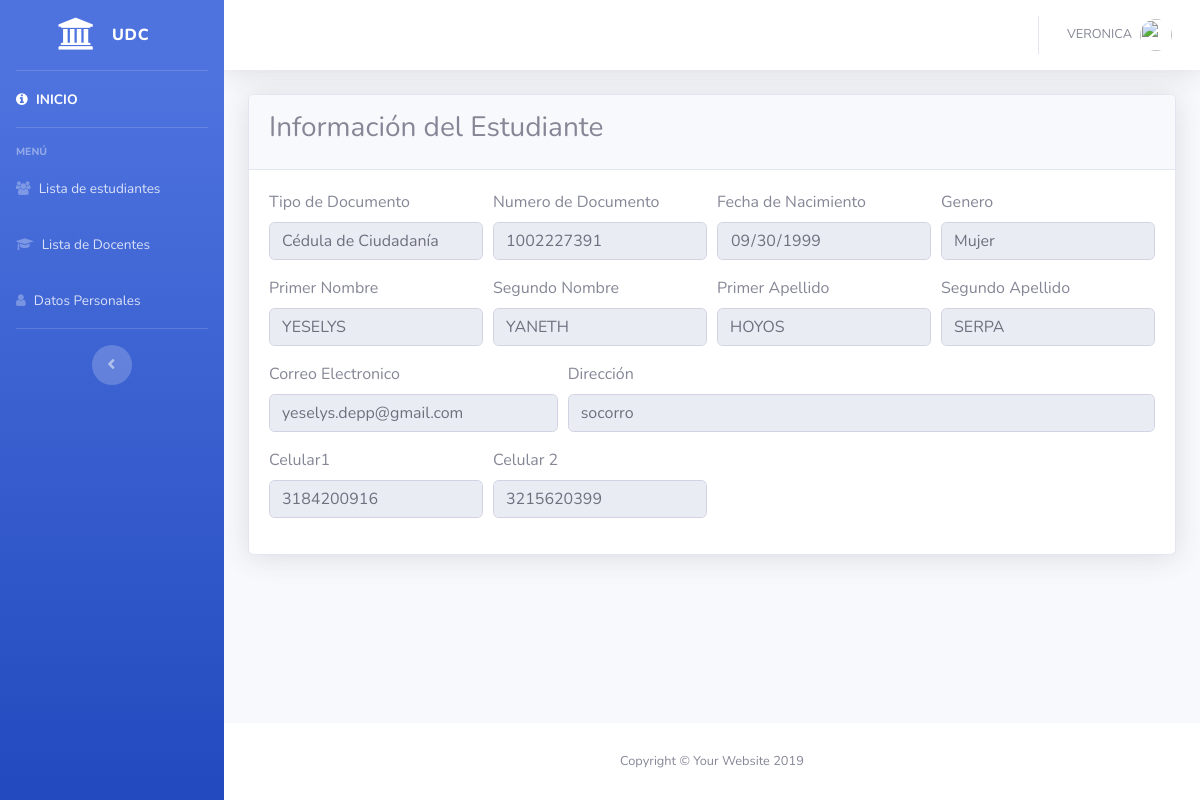
Page /ver2.php?numerodedocumento=1002227391 (signed in) on the committed database.
### tables this page shows
CREATE TABLE `docentes` (
  `id` int(11) NOT NULL,
  `nivel` int(1) NOT NULL DEFAULT 2,
  `tipodedocumento_id` varchar(30) NOT NULL,
  `numerodedocumento` int(30) NOT NULL,
  `primernombre` varchar(40) NOT NULL,
  `segundonombre` varchar(40) NOT NULL,
  `primerapellido` varchar(40) NOT NULL,
  `segundoapellido` varchar(40) NOT NULL,
  `fechadenacimiento` date NOT NULL,
  `genero_id` varchar(30) NOT NULL,
  `direccion` varchar(120) NOT NULL,
  `email` varchar(120) NOT NULL,
  `password` blob NOT NULL,
  `celular1` varchar(20) NOT NULL,
  `celular2` varchar(20) NOT NULL
);

### ver2.php (the view, shortened to what this page needs)
<?php
  $numerodedocumento = $_REQUEST['numerodedocumento'];
 if (isset($_SESSION['numerodedocumento'])) {
  $hostt = "localhost";
  $user = "root";
  $password = "";
  $dbname   = "proyectoudc";
  try { $conn= new PDO ("mysql:host=$hostt;dbname=$dbname",$user,$password);
        $sen = $conn->prepare("SELECT * FROM   docentes  WHERE docentes.numerodedocumento= $numerodedocumento " );
        $sen->execute(array($_SESSION['numerodedocumento']));
        $row =$sen->fetch(PDO::FETCH_OBJ);
     }catch(PDOException $th) {
      echo $th->getMessage(); }
?>
<!DOCTYPE html>
<html lang="en">
<head>
  <link href="vendor/fontawesome-free/css/all.min.css" rel="stylesheet" type="text/css">
  <link href="vendor/datatables/dataTables.bootstrap4.min.css" rel="stylesheet">
  <link href="css/sb-admin-2.min.css" rel="stylesheet">
  <link rel="stylesheet" type="text/css" href="awesome/css/font-awesome.min.css">
</head>
<body id="page-top">
  <div id="wrapper">
    <ul class="navbar-nav bg-gradient-primary sidebar sidebar-dark accordion" id="accordionSidebar">
      <a class="sidebar-brand d-flex align-items-center justify-content-center" href="index.php">
        <div class="sidebar-brand-icon">
          <i class="fa fa-university fa-lg"></i>
        </div>
        <div class="sidebar-brand-text mx-3">udc</div>
      </a>
      <hr class="sidebar-divider my-0">
      <li class="nav-item active">
        <a class="nav-link" href="index.php">
          <i class="fa fa-info-circle"></i>
          <span>INICIO</span>
        </a>
      </li>
      <hr class="sidebar-divider">
      <div class="sidebar-heading">
        Menú
      </div>
        <li class="nav-item">
          <a class="nav-link" href="listaestudiante.php">
            <i class="fa fa-users"></i>
            <span>Lista de estudiantes</span></a>
        </li>
          <li class="nav-item">
            <a class="nav-link" href="listadocente.php">
            <i class="fa fa-graduation-cap"></i>
            <span>Lista de Docentes</span></a>
          </li>
          <li class="nav-item">
            <a class="nav-link" href="datosadmin.php">
            <i class="fa fa-user"></i>
            <span>Datos Personales</span></a>
          </li>
      <hr class="sidebar-divider d-none d-md-block">
      <div class="text-center d-none d-md-inline">
        <button class="rounded-circle border-0" id="sidebarToggle"></button>
      </div>
    </ul>
    <div id="content-wrapper" class="d-flex flex-column">
      <div id="content">
        <nav class="navbar navbar-expand navbar-light bg-white topbar mb-4 static-top shadow">
          <ul class="navbar-nav ml-auto">
            <li class="nav-item dropdown no-arrow">
              <a class="nav-link dropdown-toggle" href="#" id="userDropdown" role="button" data-toggle="dropdown" aria-haspopup="true" aria-expanded="false">
                <span class="mr-2 d-none d-lg-inline text-gray-600 small"><?=$_SESSION['nombre']?></span>
                <img class="img-profile rounded-circle" src="https://source.unsplash.com/QAB-WJcbgJk/60x60">
              </a>
            </li>
          </ul>
        </nav>
        <div class="container-fluid">
          <div class="card shadow mb-4">
            <div class="card-header py-3">
              <h3>Información del Estudiante</h3>
            </div>
            <div class="card-body">
              <form action="" method="get">
                <div class="form-row">
                  <div class="col-md-3 mb-3">
                    <label for="tipodedocumento_id">Tipo de Documento</label>
                    <input type="text" class="form-control" id="tipodedocumento_id" name="tipodedocumento_id" value="<?=$row->tipodedocumento_id?>" readonly>
                  </div>
                  <div class="col-md-3 mb-3">
                    <label for="numerodedocumento">Numero de Documento</label>
                    <input type="number" class="form-control" id="numerodedocumento" name="numerodedocumento" value="<?=$row->numerodedocumento?>" readonly>
                  </div>
                  <div class="col-md-3 mb-3">
                    <label for="fechadenacimiento">Fecha de Nacimiento</label>
                    <input type="date" class="form-control" id="fechadenacimiento" name="fechadenacimiento" value="<?=$row->fechadenacimiento?>" readonly>
                  </div>
                  <div class="col-md-3 mb-3">
                    <label for="genero_id">Genero</label>
                    <input type="text" class="form-control" id="genero_id" name="genero_id" value="<?=$row->genero_id?>" readonly>
                  </div>
                </div>
                <div class="form-row">
                  <div class="col-md-3 mb-3">
                    <label for="primernombre">Primer Nombre</label>
                    <input type="text" class="form-control" id="primernombre" name="primernombre" value="<?=$row->primernombre?>" readonly>
                  </div>
                  <div class="col-md-3 mb-3">
                    <label for="segundonombre">Segundo Nombre</label>
                    <input type="text" class="form-control" id="segundonombre" name="segundonombre" value="<?=$row->segundonombre?>" readonly>
                  </div>
                  <div class="col-md-3 mb-3">
                    <label for="primerapellido">Primer Apellido</label>
                    <input type="text" class="form-control" id="primerapellido" name="primerapellido" value="<?=$row->primerapellido?>" readonly>
                  </div>
                  <div class="col-md-3 mb-3">
                    <label for="segundoapellido">Segundo Apellido</label>
                    <input type="text" class="form-control" id="segundoapellido" name="segundoapellido" value="<?=$row->segundoapellido?>" readonly>
                  </div>
                </div>
                <div class="form-row">
                  <div class="col-md-4 mb-3">
                    <label for="email">Correo Electronico</label>
                    <input type="email" class="form-control" id="email" name="email" value="<?=$row->email?>" readonly>
                  </div>
                  <div class="col-md-8 mb-3">
                    <label for="direccion">Dirección</label>
                    <input type="text" class="form-control" id="direccion" name="direccion" value="<?=$row->direccion?>" readonly>
                  </div>
                </div>
                <div class="form-row">
                  <div class="col-md-3 mb-3">
                    <label for="celular1">Celular1</label>
                    <input type="number" class="form-control" id="celular1" name="celular1" value="<?=$row->celular1?>" readonly>
                  </div>
                  <div class="col-md-3 mb-3">
                    <label for="celular2">Celular 2</label>
                    <input type="number" class="form-control" id="celular2" name="celular2" value="<?=$row->celular2?>" readonly>
                  </div>
                </div>
              </form>
            </div>
          </div>
        </div>
      </div>
      <footer class="sticky-footer bg-white">
        <div class="container my-auto">
          <div class="copyright text-center my-auto">
            <span>Copyright &copy; Your Website 2019</span>
          </div>
        </div>
      </footer>
    </div>
  </div>
</body>
</html>
<?php
}else {
    header('location: principal.php');
}?>

### rows in the picture
docentes: tipodedocumento_id "Cédula de Ciudadanía", numerodedocumento "1002227391", fechadenacimiento "09/30/1999", genero_id "Mujer", primernombre "YESELYS", segundonombre "YANETH", primerapellido "HOYOS", segundoapellido "SERPA", email "yeselys.depp@gmail.com", direccion "socorro", celular1 "3184200916", celular2 "3215620399"

### other values in the picture
$_SESSION['nombre'] "VERONICA"
